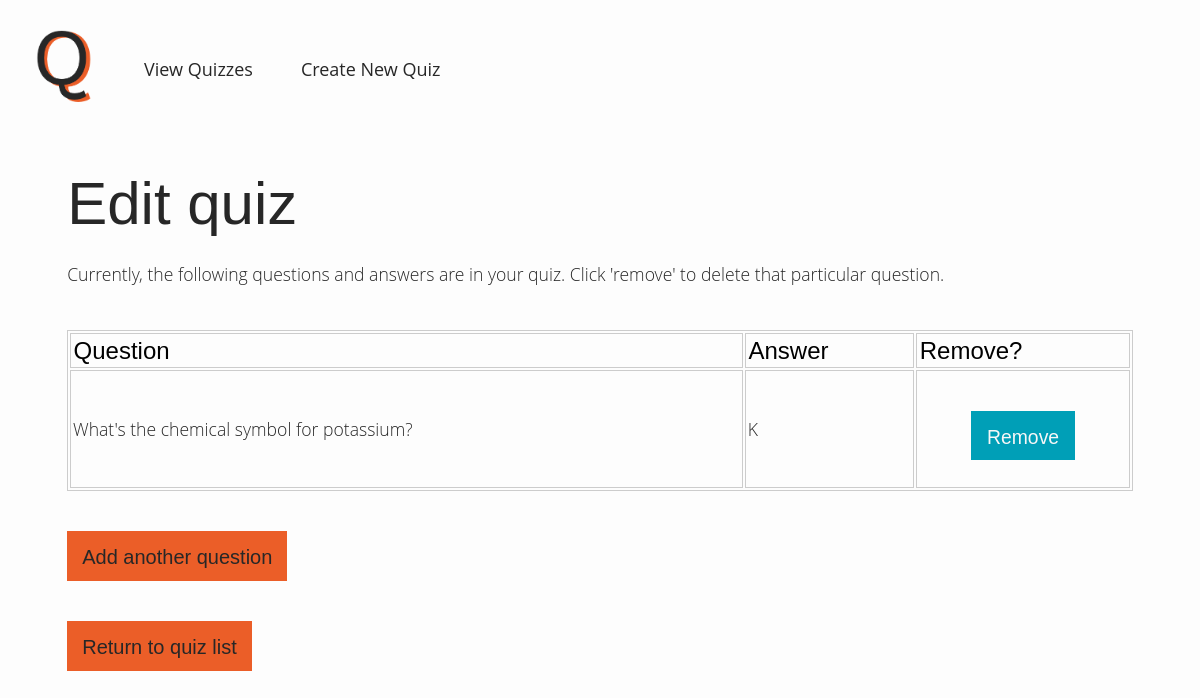
Page /edit/4 on the earlier database version.
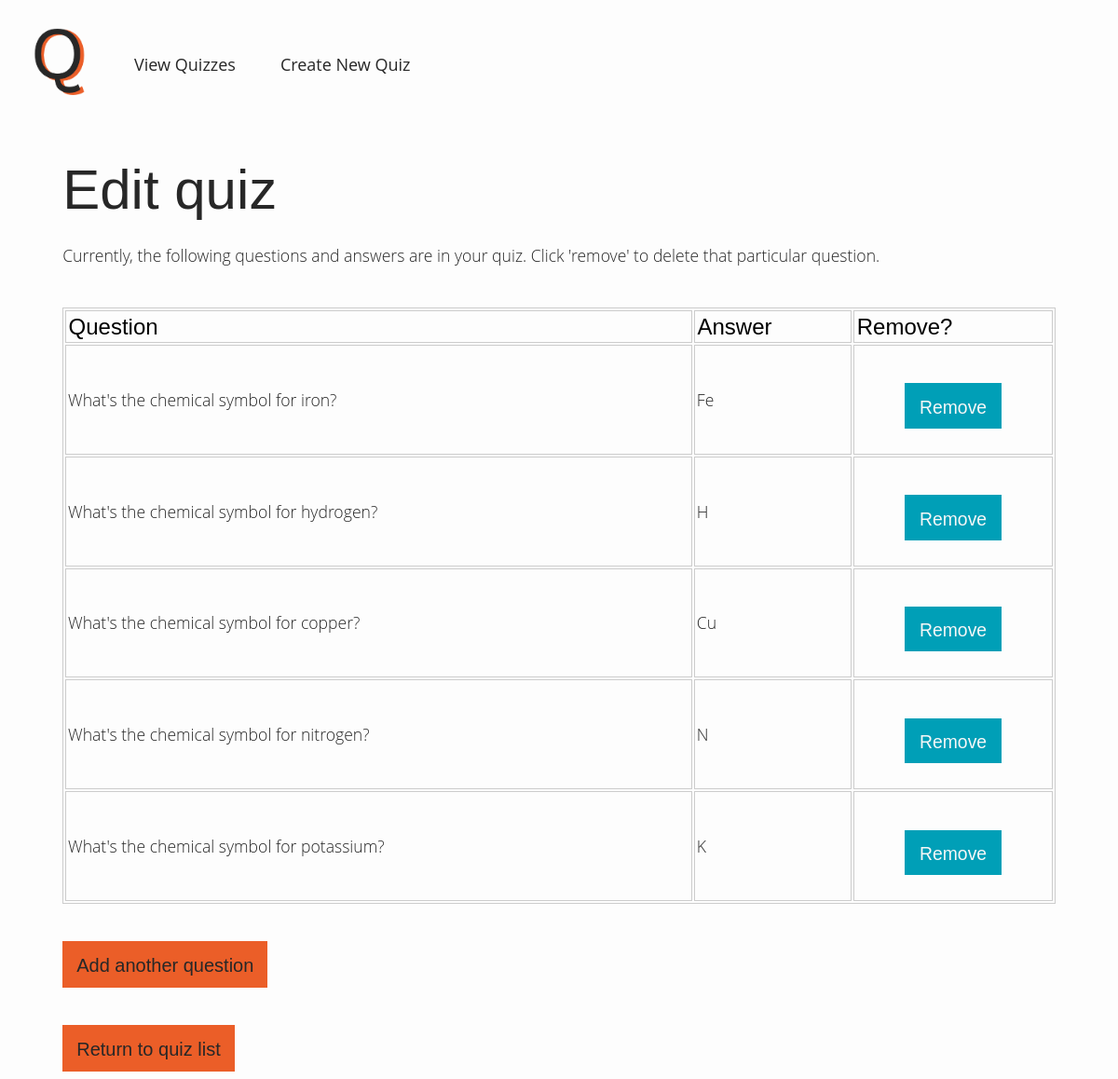
Same page on the later database version.
### app/models.py (models this page shows, shortened)
class Question(db.Model):
    id = db.Column(db.Integer, primary_key=True)
    question = db.Column(db.String(120), index=True, unique=False)
    answer = db.Column(db.String(120), index=True, unique=False)
    quiz_id = db.Column(db.Integer, db.ForeignKey("quiz.id"))

### app/routes.py (the view, shortened to what this page needs)
@app.route("/edit/<quiz_id>", methods=["GET", "POST"])
def edit(quiz_id):
	questions = Question.query.filter(Question.quiz_id==quiz_id)
	return render_template("edit.html", questions=questions, quiz_id=quiz_id)

### app/templates/edit.html (shortened to what this page needs)
{% extends "base.html" %}
{% block body %}
	<div class="quiz">
		<h1>Edit quiz</h1>
		<p class="tagline">Currently, the following questions and answers are in your quiz. Click 'remove' to delete that particular question.</p>
		<table id="edit-question-table">
			<tr>
				<th>Question</th>
				<th>Answer</th>
				<th>Remove?</th>
			</tr>
			{% for question in questions %}
				<tr>
					<td>{{ question.question }}</td>
					<td>{{ question.answer }}</td>
					<td>
						<form method="POST" action="/delete">
							<div id="remove-question">
								<input type="submit" value="Remove">
							</div>
						</form>
					</td>
				</tr>
			{% endfor %}
		</table>
		<button><a href="/add/{{ quiz_id }}">Add another question</a></button><br>
		<button><a href="/show-quizzes">Return to quiz list</a></button><br>
	</div>
{% endblock %}

Differences in the rows shown:
added Question: question "What's the chemical symbol for iron?", answer "Fe"
added Question: question "What's the chemical symbol for hydrogen?", answer "H"
added Question: question "What's the chemical symbol for copper?", answer "Cu"
added Question: question "What's the chemical symbol for nitrogen?", answer "N"
